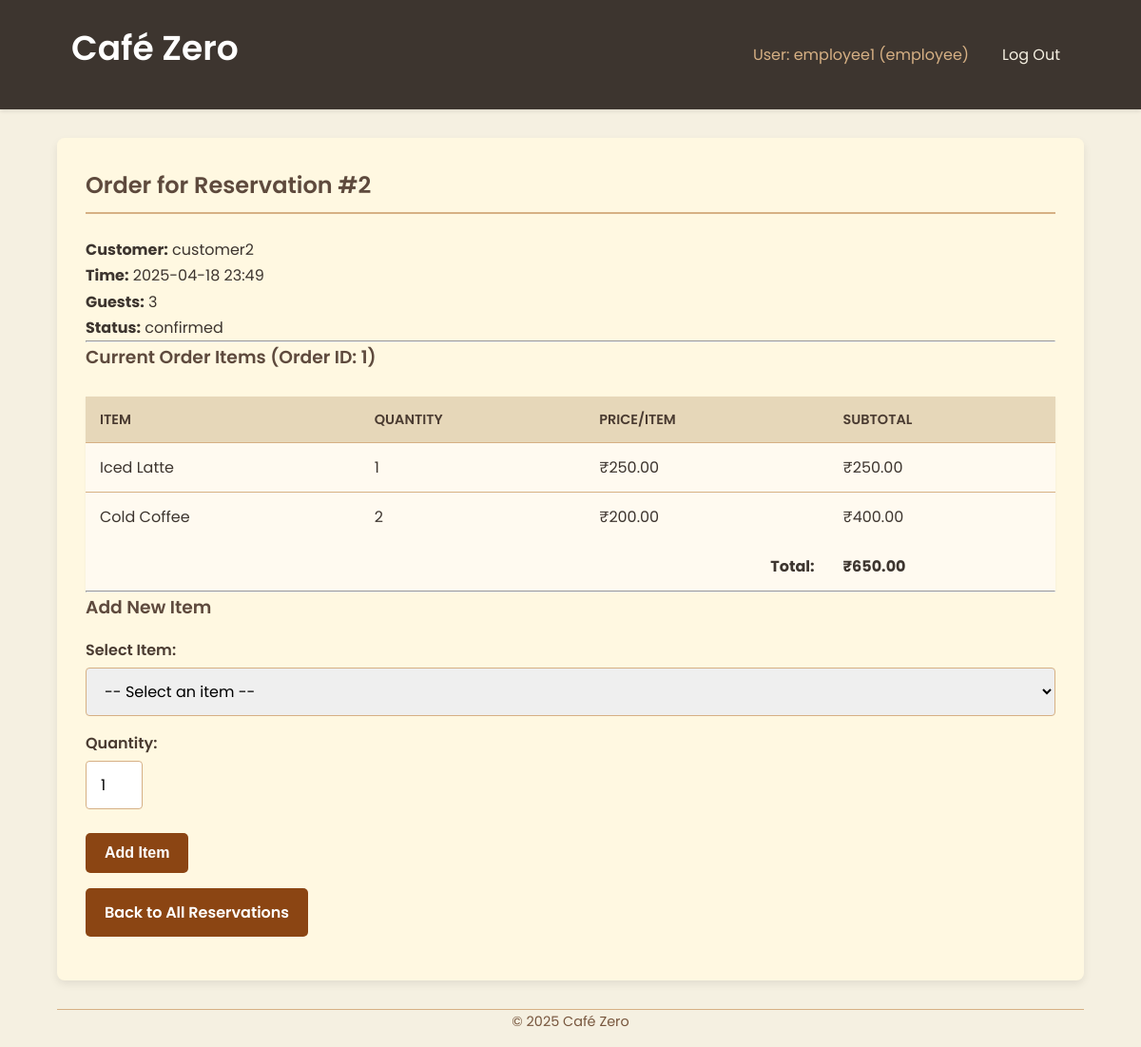
Page /employee/order/add/2 (signed in) on the committed database.
### tables this page shows
CREATE TABLE reservations (
            id INTEGER PRIMARY KEY AUTOINCREMENT,
            customer_id INTEGER NOT NULL,
            reservation_time DATETIME NOT NULL,
            num_guests INTEGER NOT NULL,
            status TEXT DEFAULT 'confirmed', -- e.g., confirmed, completed, cancelled
            created_at TIMESTAMP DEFAULT CURRENT_TIMESTAMP,
            FOREIGN KEY (customer_id) REFERENCES users(id)
        );

CREATE TABLE users (
            id INTEGER PRIMARY KEY AUTOINCREMENT,
            username TEXT UNIQUE NOT NULL,
            password_hash TEXT NOT NULL,
            role TEXT NOT NULL CHECK(role IN ('customer', 'employee', 'admin')),
            loyalty_points INTEGER DEFAULT 0,
            created_at TIMESTAMP DEFAULT CURRENT_TIMESTAMP
        );

CREATE TABLE order_items (
            id INTEGER PRIMARY KEY AUTOINCREMENT,
            order_id INTEGER NOT NULL,
            item_name TEXT NOT NULL,
            quantity INTEGER NOT NULL,
            price_per_item REAL NOT NULL,
            FOREIGN KEY (order_id) REFERENCES orders(id) ON DELETE CASCADE -- Delete items if order is deleted
        );

### app.py (the view)
@app.route('/employee/order/add/<int:reservation_id>', methods=['GET'])
@login_required
@role_required('employee')
def employee_add_order(reservation_id):
    db = get_db()
    if not db:
        flash("Database connection failed.", "danger")
        return redirect(url_for('employee_view_reservations'))
    reservation = None
    order_details = None
    order_items = []
    current_total = decimal.Decimal('0.00')
    try:
        cursor = db.execute("""
            SELECT r.id, r.reservation_time, r.num_guests, r.status, u.username as customer_username
            FROM reservations r
            JOIN users u ON r.customer_id = u.id
            WHERE r.id = ?
        """, (reservation_id,))
        reservation = cursor.fetchone()
        if not reservation:
            flash("Reservation not found.", "warning")
            return redirect(url_for('employee_view_reservations'))
        cursor = db.execute("""
            SELECT id, total_amount FROM orders WHERE reservation_id = ? ORDER BY order_time DESC LIMIT 1
        """, (reservation_id,))
        order_details = cursor.fetchone()
        if order_details:
            items_cursor = db.execute("""
                SELECT item_name, quantity, price_per_item
                FROM order_items
                WHERE order_id = ?
            """, (order_details['id'],))
            order_items = [dict(row) for row in items_cursor.fetchall()]
            current_total = decimal.Decimal(str(order_details['total_amount'])) # Use Decimal for currency
    except sqlite3.Error as e:
        print(f"DB Error fetching reservation/order details for adding items: {e}")
        flash("Could not load order details.", "danger")
        return redirect(url_for('employee_view_reservations'))
    reservation_dict = dict(reservation) if reservation else None
    return render_template(
        'employee/add_order.html',
        reservation=reservation_dict,
        menu_items=SAMPLE_ITEMS, # Pass sample items from app.py
        current_order_items=order_items,
        current_total=current_total,
        order_id=order_details['id'] if order_details else None
    )

### app.py (called while the page is built)
def get_db():
    if 'db' not in g:
        try:
            g.db = sqlite3.connect(DATABASE)
            g.db.row_factory = sqlite3.Row # Return rows as dictionary-like objects
            print("Database connection opened.")
        except sqlite3.Error as e:
            print(f"Database connection error: {e}")
            flash("Database connection error. Please try again later.", "danger")
            g.db = None # Ensure db is None if connection failed
    return g.db

@app.context_processor
def inject_current_year():
    return {'current_year': datetime.datetime.now().year}

def login_required(f):
    @wraps(f)
    def decorated_function(*args, **kwargs):
        if 'user_id' not in session:
            flash('Please log in to access this page.', 'warning')
            return redirect(url_for('login'))
        return f(*args, **kwargs)
    return decorated_function

def role_required(required_role):
    def decorator(f):
        @wraps(f)
        def decorated_function(*args, **kwargs):
            if 'user_id' not in session:
                flash('Please log in to access this page.', 'warning')
                return redirect(url_for('login'))
            if session.get('role') != required_role:
                flash(f'You do not have permission to access this page. Requires {required_role} role.', 'danger')
                if 'role' in session:
                     return redirect(url_for(f"{session['role']}_dashboard"))
                else:
                     return redirect(url_for('login'))
            return f(*args, **kwargs)
        return decorated_function
    return decorator

### templates/employee/add_order.html (shortened to what this page needs)
{% extends 'base.html' %}
{% block content %}
  <h2>Order for Reservation #{{ reservation['id'] }}</h2>
  {% if reservation %}
  <div>
      <strong>Customer:</strong> {{ reservation['customer_username'] }} <br>
      <strong>Time:</strong> {{ reservation['reservation_time'].replace('T', ' ') }} <br>
      <strong>Guests:</strong> {{ reservation['num_guests'] }} <br>
      <strong>Status:</strong> {{ reservation['status'] }}
  </div>
  <hr>
  {% else %}
    <p class="error">Reservation details not found.</p>
  {% endif %}
  <h3>Current Order Items (Order ID: {{ order_id if order_id else 'Pending' }})</h3>
  {% if current_order_items %}
    <table>
      <thead>
        <tr>
          <th>Item</th>
          <th>Quantity</th>
          <th>Price/Item</th>
          <th>Subtotal</th>
        </tr>
      </thead>
      <tbody>
        {% for item in current_order_items %}
        <tr>
          <td>{{ item['item_name'] }}</td>
          <td>{{ item['quantity'] }}</td>
          <td>₹{{ "%.2f"|format(item['price_per_item']) }}</td>
          <td>₹{{ "%.2f"|format(item['quantity'] * item['price_per_item']) }}</td>
        </tr>
        {% endfor %}
      </tbody>
      <tfoot>
        <tr>
          <td colspan="3" style="text-align: right;"><strong>Total:</strong></td>
          <td><strong>₹{{ "%.2f"|format(current_total) }}</strong></td>
        </tr>
      </tfoot>
    </table>
  {% else %}
    <p>No items added to this order yet.</p>
  {% endif %}
  <hr>
  <h3>Add New Item</h3>
  <form action="{{ url_for('employee_add_item', reservation_id=reservation['id']) }}" method="post">
    <div class="form-group">
      <label for="item_id">Select Item:</label>
      <select name="item_id" id="item_id" required>
        <option value="">-- Select an item --</option>
      </select>
    </div>
    <div class="form-group">
      <label for="quantity">Quantity:</label>
      <input type="number" name="quantity" id="quantity" value="1" min="1" style="width: 60px;">
    </div>
    <button type="submit" class="button-link">Add Item</button>
  </form>
  <p><a href="{{ url_for('employee_view_reservations') }}" class="button-link mt-2">Back to All Reservations</a></p>
{% endblock %}

### static/style.css (style rules this page uses)
* { box-sizing: border-box; margin: 0; padding: 0; }
body { font-family: 'Poppins', sans-serif; line-height: 1.7; background-color: #f5f0e1; color: #3d352f; display: flex; flex-direction: column; min-height: 100vh; }
h1, h2, h3 { color: #5e4a3d; margin-bottom: 0.8em; font-weight: 600; }
h2 { border-bottom: 2px solid #d6b084; padding-bottom: 0.3em; margin-bottom: 1em; }
p { margin-bottom: 1em; }
a { color: #a0785a; text-decoration: none; transition: color 0.2s ease-in-out; }
form label { display: block; margin-bottom: 5px; font-weight: 600; color: #4a3b31; }
form input[type=text], form input[type=password], form input[type=datetime-local], form input[type=number], form input[type=email], form select { display: block; width: 100%; padding: 12px 15px; margin-bottom: 15px; border: 1px solid #d6b084; border-radius: 4px; font-size: 1em; font-family: 'Poppins', sans-serif; transition: border-color 0.2s ease, box-shadow 0.2s ease; }
form input[type=submit], button, .button-link { background-color: #8b4513; color: white; padding: 12px 20px; border: none; border-radius: 5px; cursor: pointer; font-size: 1em; font-weight: 600; transition: background-color 0.2s ease; text-decoration: none; display: inline-block; margin-top: 10px; margin-right: 10px; }
table { width: 100%; border-collapse: collapse; margin-top: 25px; box-shadow: 0 1px 3px rgba(0,0,0,0.05); background-color: #fffaf0; }
th, td { padding: 12px 15px; text-align: left; border-bottom: 1px solid #d6b084; }
th { background-color: #e6d7b9; font-weight: 600; color: #4a3b31; text-transform: uppercase; font-size: 0.9em; }
tr:last-child td { border-bottom: none; }
.mt-2 { margin-top: 1rem; }

### rows in the picture
reservations: id "2", reservation_time.replace "2025-04-18 23:49", num_guests "3", status "confirmed"
users: customer_username "customer2"
order_items: item_name "Iced Latte", quantity "1", price_per_item "250.00", item['quantity']*item['price_per_item'] "250.00"
order_items: item_name "Cold Coffee", quantity "2", price_per_item "200.00", item['quantity']*item['price_per_item'] "400.00"

### other values in the picture
{{ session['username'] }} "employee1"
{{ session['role'] }} "employee"
{{ order_id if order_id else 'Pending' }} "1"
{{ "%.2f"|format(current_total) }} "650.00"
